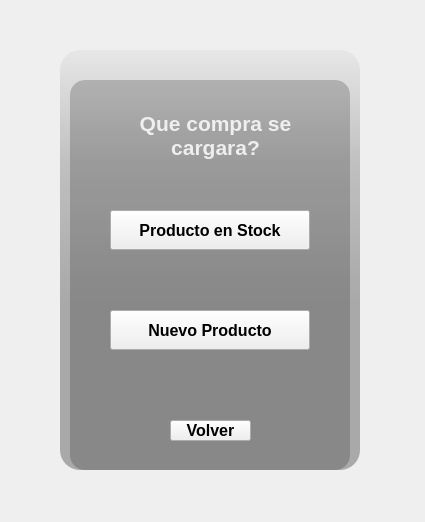
<?xml version="1.0" encoding="UTF-8"?>
<ui version="4.0">
 <class>ElegirTipoCompra</class>
 <widget class="QWidget" name="ElegirTipoCompra">
  <property name="geometry">
   <rect>
    <x>0</x>
    <y>0</y>
    <width>425</width>
    <height>522</height>
   </rect>
  </property>
  <property name="windowTitle">
   <string>Form</string>
  </property>
  <property name="styleSheet">
   <string notr="true"/>
  </property>
  <widget class="QWidget" name="widget" native="true">
   <property name="geometry">
    <rect>
     <x>30</x>
     <y>20</y>
     <width>370</width>
     <height>480</height>
    </rect>
   </property>
   <property name="styleSheet">
    <string notr="true">QPushButton#boton_nuevo_producto,#boton_producto_en_stock,#boton_volver{	
	background-color: qlineargradient(spread:pad, x1:0, y1:0.505682, x2:1, y2:0.477, stop:0 rgba(20, 47, 78, 219), stop:1 rgba(85, 98, 112, 226));
	color:rgba(255, 255, 255, 210);
	border-radius:5px;
}
QPushButton#boton_nuevo_producto:hover,#boton_producto_en_stock:hover,#boton_volver:hover{	
	background-color: qlineargradient(spread:pad, x1:0, y1:0.505682, x2:1, y2:0.477, stop:0 rgba(40, 67, 98, 219), stop:1 rgba(105, 118, 132, 226));
}
QPushButton#boton_nuevo_producto:pressed,#boton_producto_en_stock:pressed,#boton_volver:pressed{	
	padding-left:5px;
	padding-top:5px;
	background-color:rgba(105, 118, 132, 200);
}

QPushButton#pushButton_2, #pushButton_3, #pushButton_4, #pushButton_5{	
	background-color: rgba(0, 0, 0, 0);
	color:rgba(85, 98, 112, 255);
}
QPushButton#pushButton_2:hover, #pushButton_3:hover, #pushButton_4:hover, #pushButton_5:hover{	
	color:rgba(155, 168, 182, 220);
}
QPushButton#pushButton_2:pressed, #pushButton_3:pressed, #pushButton_4:pressed, #pushButton_5:pressed{	
	padding-left:5px;
	padding-top:5px;
	color:rgba(115, 128, 142, 255);
};</string>
   </property>
   <widget class="QLabel" name="label">
    <property name="geometry">
     <rect>
      <x>30</x>
      <y>30</y>
      <width>300</width>
      <height>420</height>
     </rect>
    </property>
    <property name="styleSheet">
     <string notr="true">background-image: url(:/elegir_tipo_compra/elegir_compra_background.png);
border-radius:20px;</string>
    </property>
    <property name="text">
     <string/>
    </property>
   </widget>
   <widget class="QLabel" name="label_2">
    <property name="geometry">
     <rect>
      <x>30</x>
      <y>30</y>
      <width>300</width>
      <height>420</height>
     </rect>
    </property>
    <property name="styleSheet">
     <string notr="true">background-color: qlineargradient(spread:pad, x1:0, y1:0, x2:0, y2:0.715909, stop:0 rgba(0, 0, 0, 9), stop:0.375 rgba(0, 0, 0, 50), stop:0.835227 rgba(0, 0, 0, 75));
background-image: url(:/tipo_usuario/FACULTAD 4/TRABAJO SANDRO/imagenes/usuario_autorizado.png);
border-radius:20px;</string>
    </property>
    <property name="text">
     <string/>
    </property>
   </widget>
   <widget class="QLabel" name="label_3">
    <property name="geometry">
     <rect>
      <x>40</x>
      <y>60</y>
      <width>280</width>
      <height>390</height>
     </rect>
    </property>
    <property name="styleSheet">
     <string notr="true">background-color:rgba(0, 0, 0, 50);
border-radius:15px;</string>
    </property>
    <property name="text">
     <string/>
    </property>
   </widget>
   <widget class="QLabel" name="label_4">
    <property name="geometry">
     <rect>
      <x>70</x>
      <y>90</y>
      <width>231</width>
      <height>51</height>
     </rect>
    </property>
    <property name="font">
     <font>
      <pointsize>16</pointsize>
      <weight>75</weight>
      <bold>true</bold>
     </font>
    </property>
    <property name="styleSheet">
     <string notr="true">color:rgba(255, 255, 255, 210);
background-color:none;</string>
    </property>
    <property name="text">
     <string>Que compra se cargara?</string>
    </property>
    <property name="alignment">
     <set>Qt::AlignCenter</set>
    </property>
    <property name="wordWrap">
     <bool>true</bool>
    </property>
   </widget>
   <widget class="QPushButton" name="boton_nuevo_producto">
    <property name="geometry">
     <rect>
      <x>80</x>
      <y>290</y>
      <width>200</width>
      <height>40</height>
     </rect>
    </property>
    <property name="font">
     <font>
      <pointsize>12</pointsize>
      <weight>75</weight>
      <bold>true</bold>
     </font>
    </property>
    <property name="cursor">
     <cursorShape>PointingHandCursor</cursorShape>
    </property>
    <property name="text">
     <string>Nuevo Producto</string>
    </property>
   </widget>
   <widget class="QPushButton" name="boton_producto_en_stock">
    <property name="geometry">
     <rect>
      <x>80</x>
      <y>190</y>
      <width>200</width>
      <height>40</height>
     </rect>
    </property>
    <property name="font">
     <font>
      <pointsize>12</pointsize>
      <weight>75</weight>
      <bold>true</bold>
     </font>
    </property>
    <property name="cursor">
     <cursorShape>PointingHandCursor</cursorShape>
    </property>
    <property name="text">
     <string>Producto en Stock</string>
    </property>
   </widget>
   <widget class="QPushButton" name="boton_volver">
    <property name="geometry">
     <rect>
      <x>140</x>
      <y>400</y>
      <width>81</width>
      <height>21</height>
     </rect>
    </property>
    <property name="font">
     <font>
      <pointsize>12</pointsize>
      <weight>75</weight>
      <bold>true</bold>
     </font>
    </property>
    <property name="cursor">
     <cursorShape>PointingHandCursor</cursorShape>
    </property>
    <property name="text">
     <string>Volver</string>
    </property>
   </widget>
  </widget>
 </widget>
 <resources>
  <include location="imagenes/imagenes.qrc"/>
 </resources>
 <connections/>
</ui>
